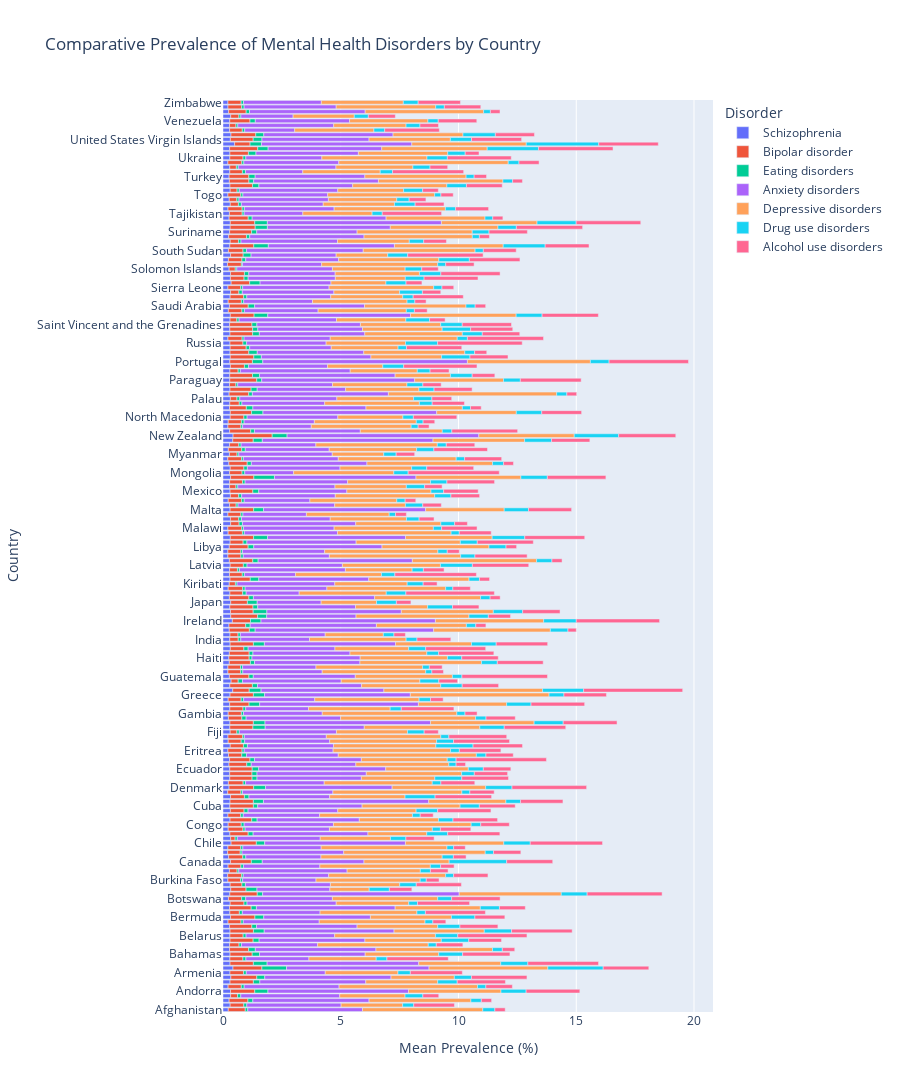

Here is the notebook cell this chart was saved with:
### Markdown cell above
### Comparative Prevalence of Mental Health Disorders by Country

### Code cell
with warnings.catch_warnings():
    warnings.simplefilter("ignore", category=FutureWarning)
    
    fig = px.bar(melted_data, y='Country', x='Prevalence', color='Disorder',
                 title='Comparative Prevalence of Mental Health Disorders by Country',
                 labels={'Prevalence': 'Mean Prevalence (%)'},
                 orientation='h',  # This ensures the bars are horizontal
                 height=1500  # Adjust the height based on the number of countries
                )
    fig.show()

### Figure 1 — Plotly figure (JSON) as saved in the notebook; plotly's stock layout.template omitted (floating-point values rounded to 4 significant figures; data arrays with more than 128 entries replaced by an {"elided": "..."} marker saying what was removed)
{"data": [{"alignmentgroup": "True", "hovertemplate": "Disorder=Schizophrenia<br>Mean Prevalence (%)=%{x}<br>Country=%{y}<extra></extra>", "legendgroup": "Schizophrenia", "marker": {"color": "#636efa", "pattern": {"shape": ""}}, "name": "Schizophrenia", "offsetgroup": "Schizophrenia", "orientation": "h", "showlegend": true, "textposition": "auto", "type": "bar", "x": {"elided": "197 float values"}, "xaxis": "x", "y": {"elided": "197 str values"}, "yaxis": "y"}, {"alignmentgroup": "True", "hovertemplate": "Disorder=Bipolar disorder<br>Mean Prevalence (%)=%{x}<br>Country=%{y}<extra></extra>", "legendgroup": "Bipolar disorder", "marker": {"color": "#EF553B", "pattern": {"shape": ""}}, "name": "Bipolar disorder", "offsetgroup": "Bipolar disorder", "orientation": "h", "showlegend": true, "textposition": "auto", "type": "bar", "x": {"elided": "197 float values"}, "xaxis": "x", "y": {"elided": "197 str values"}, "yaxis": "y"}, {"alignmentgroup": "True", "hovertemplate": "Disorder=Eating disorders<br>Mean Prevalence (%)=%{x}<br>Country=%{y}<extra></extra>", "legendgroup": "Eating disorders", "marker": {"color": "#00cc96", "pattern": {"shape": ""}}, "name": "Eating disorders", "offsetgroup": "Eating disorders", "orientation": "h", "showlegend": true, "textposition": "auto", "type": "bar", "x": {"elided": "197 float values"}, "xaxis": "x", "y": {"elided": "197 str values"}, "yaxis": "y"}, {"alignmentgroup": "True", "hovertemplate": "Disorder=Anxiety disorders<br>Mean Prevalence (%)=%{x}<br>Country=%{y}<extra></extra>", "legendgroup": "Anxiety disorders", "marker": {"color": "#ab63fa", "pattern": {"shape": ""}}, "name": "Anxiety disorders", "offsetgroup": "Anxiety disorders", "orientation": "h", "showlegend": true, "textposition": "auto", "type": "bar", "x": {"elided": "197 float values"}, "xaxis": "x", "y": {"elided": "197 str values"}, "yaxis": "y"}, {"alignmentgroup": "True", "hovertemplate": "Disorder=Depressive disorders<br>Mean Prevalence (%)=%{x}<br>Country=%{y}<extra></extra>", "legendgroup": "Depressive disorders", "marker": {"color": "#FFA15A", "pattern": {"shape": ""}}, "name": "Depressive disorders", "offsetgroup": "Depressive disorders", "orientation": "h", "showlegend": true, "textposition": "auto", "type": "bar", "x": {"elided": "197 float values"}, "xaxis": "x", "y": {"elided": "197 str values"}, "yaxis": "y"}, {"alignmentgroup": "True", "hovertemplate": "Disorder=Drug use disorders<br>Mean Prevalence (%)=%{x}<br>Country=%{y}<extra></extra>", "legendgroup": "Drug use disorders", "marker": {"color": "#19d3f3", "pattern": {"shape": ""}}, "name": "Drug use disorders", "offsetgroup": "Drug use disorders", "orientation": "h", "showlegend": true, "textposition": "auto", "type": "bar", "x": {"elided": "197 float values"}, "xaxis": "x", "y": {"elided": "197 str values"}, "yaxis": "y"}, {"alignmentgroup": "True", "hovertemplate": "Disorder=Alcohol use disorders<br>Mean Prevalence (%)=%{x}<br>Country=%{y}<extra></extra>", "legendgroup": "Alcohol use disorders", "marker": {"color": "#FF6692", "pattern": {"shape": ""}}, "name": "Alcohol use disorders", "offsetgroup": "Alcohol use disorders", "orientation": "h", "showlegend": true, "textposition": "auto", "type": "bar", "x": {"elided": "197 float values"}, "xaxis": "x", "y": {"elided": "197 str values"}, "yaxis": "y"}], "layout": {"barmode": "relative", "height": 1500, "legend": {"title": {"text": "Disorder"}, "tracegroupgap": 0}, "title": {"text": "Comparative Prevalence of Mental Health Disorders by Country"}, "xaxis": {"anchor": "y", "domain": [0, 1], "title": {"text": "Mean Prevalence (%)"}}, "yaxis": {"anchor": "x", "domain": [0, 1], "title": {"text": "Country"}}}}
